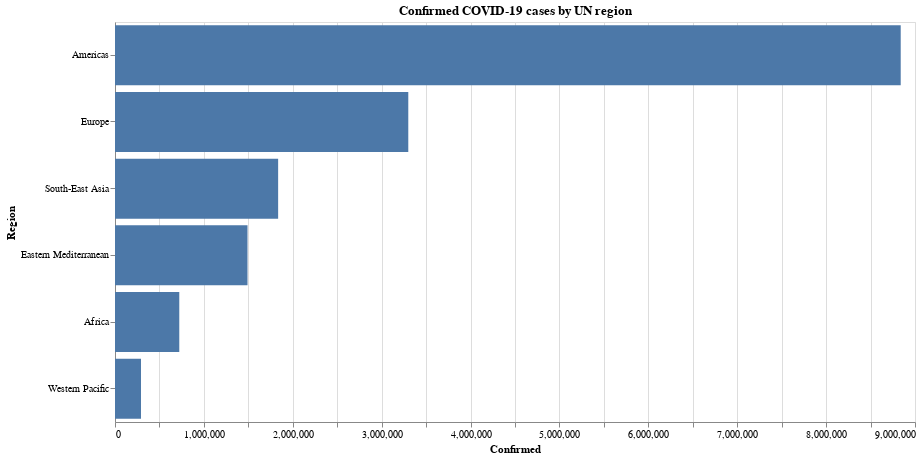

Notebook code cell kept with this figure:
### Markdown cell above
### Set a title to the figure

Unless there is a reason to, we should always specify a title to our figures. The title of the figure is specified using the `Chart.properties()` method

### Code cell
(alt.Chart(data)
    .mark_bar()
    .encode(
            x='Confirmed:Q',               
            y=alt.Y('Region:N', sort='-x'), 
            )
    .properties(
                width=800,
                height=400,
                title='Confirmed COVID-19 cases by UN region', # set the title of the figure
                )
)

### Figure 1 — Vega-Lite specification as saved in the notebook (floating-point values rounded to 4 significant figures)
{"config": {"view": {"continuousWidth": 400, "continuousHeight": 300}}, "data": {"name": "data-863ebb4242ba9b5a2bd4e20db4f44d26"}, "mark": "bar", "encoding": {"x": {"field": "Confirmed", "type": "quantitative"}, "y": {"field": "Region", "sort": "-x", "type": "nominal"}}, "height": 400, "title": "Confirmed COVID-19 cases by UN region", "width": 800, "$schema": "https://vega.github.io/schema/vega-lite/v4.17.0.json", "datasets": {"data-863ebb4242ba9b5a2bd4e20db4f44d26": [{"Region": "Africa", "Confirmed": 723207, "Deaths": 12223, "Recovered": 440645, "Active": 270339}, {"Region": "Americas", "Confirmed": 8839286, "Deaths": 342732, "Recovered": 4468616, "Active": 4027938}, {"Region": "Eastern Mediterranean", "Confirmed": 1490744, "Deaths": 38339, "Recovered": 1201400, "Active": 251005}, {"Region": "Europe", "Confirmed": 3299523, "Deaths": 211144, "Recovered": 1993723, "Active": 1094656}, {"Region": "South-East Asia", "Confirmed": 1835297, "Deaths": 41349, "Recovered": 1156933, "Active": 637015}, {"Region": "Western Pacific", "Confirmed": 292428, "Deaths": 8249, "Recovered": 206770, "Active": 77409}]}}
